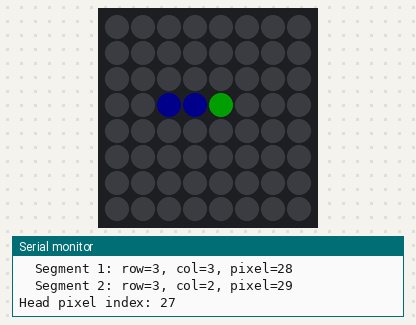
Simulated run of this sketch. Board: Arduino Uno, built with avr-gcc and run on an emulated ATmega328P. Shown: 8×8 RGB LED matrix (first LED top left, wired row by row), the last lines printed to the serial monitor. Dim RGB values are drawn brighter than linear.

Above: at 0.9 s.
At 5.7 s:
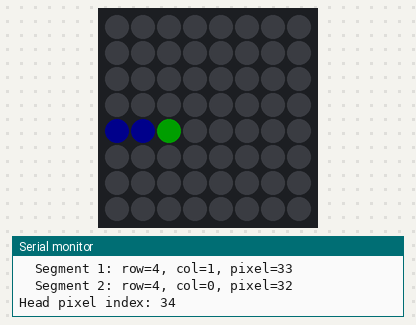
At 10.5 s:
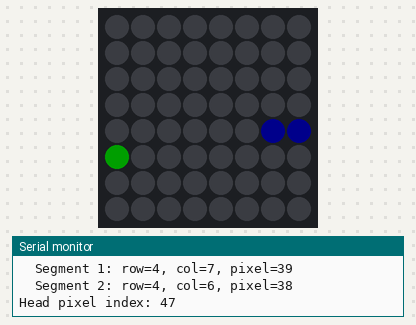
At 20.1 s:
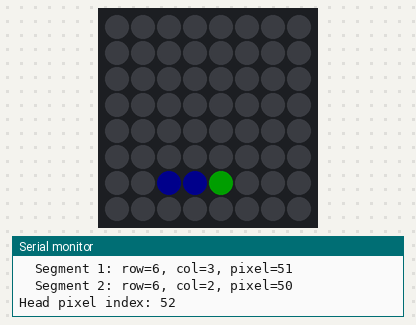
At 29.7 s:
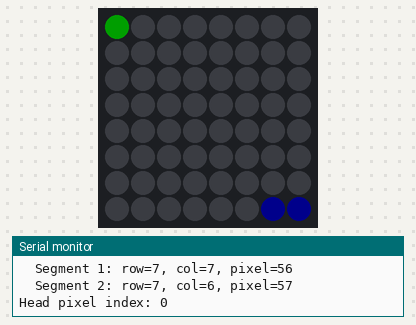
At 39.3 s:
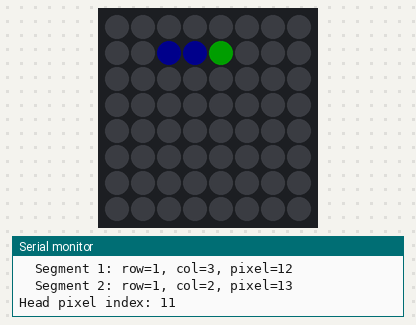

The sketch:

Snake_Debug.ino
```cpp
/*
 * Snake Diagnostic - Simple Auto-Moving Snake
 * This version moves automatically without input to help diagnose issues
 */

#include <Adafruit_NeoPixel.h>

#define PIN 6
#define ROWS 8
#define COLS 8
#define NUMPIXELS (ROWS * COLS)

Adafruit_NeoPixel matrix = Adafruit_NeoPixel(NUMPIXELS, PIN, NEO_GRB + NEO_KHZ800);

struct Point {
  int row;
  int col;
};

Point snake[64];
int snakeLength = 3;
int direction = 1;  // 0=UP, 1=RIGHT, 2=DOWN, 3=LEFT
unsigned long lastMoveTime = 0;
int moveDelay = 800;  // Slow speed for debugging

void setup() {
  Serial.begin(115200);
  matrix.begin();
  matrix.setBrightness(30);
  matrix.show();

  // Initialize snake
  snake[0].row = 3;  // Head
  snake[0].col = 3;
  snake[1].row = 3;
  snake[1].col = 2;
  snake[2].row = 3;
  snake[2].col = 1;

  Serial.println("Snake Debug - Auto Movement Test");
  Serial.println("Snake should move right automatically");
  printSnakeState();
}

void loop() {
  if (millis() - lastMoveTime >= moveDelay) {
    lastMoveTime = millis();

    Serial.println("\n--- Moving ---");

    // Shift body
    for (int i = snakeLength - 1; i > 0; i--) {
      snake[i] = snake[i - 1];
    }

    // Move head right
    snake[0].col++;

    // Wrap around if needed (for testing)
    if (snake[0].col >= COLS) {
      snake[0].col = 0;
      snake[0].row++;
      if (snake[0].row >= ROWS) {
        snake[0].row = 0;
      }
    }

    printSnakeState();
    drawSnake();
  }
}

void printSnakeState() {
  Serial.print("Snake Length: ");
  Serial.println(snakeLength);
  for (int i = 0; i < snakeLength; i++) {
    Serial.print("  Segment ");
    Serial.print(i);
    Serial.print(": row=");
    Serial.print(snake[i].row);
    Serial.print(", col=");
    Serial.print(snake[i].col);
    Serial.print(", pixel=");
    Serial.println(getPixelIndex(snake[i].row, snake[i].col));
  }
}

void drawSnake() {
  // Clear all
  for (int i = 0; i < NUMPIXELS; i++) {
    matrix.setPixelColor(i, matrix.Color(0, 0, 0));
  }

  // Draw body (blue)
  for (int i = 1; i < snakeLength; i++) {
    int pixel = getPixelIndex(snake[i].row, snake[i].col);
    matrix.setPixelColor(pixel, matrix.Color(0, 0, 100));
  }

  // Draw head (green)
  int headPixel = getPixelIndex(snake[0].row, snake[0].col);
  matrix.setPixelColor(headPixel, matrix.Color(0, 255, 0));

  matrix.show();

  Serial.print("Head pixel index: ");
  Serial.println(headPixel);
}

int getPixelIndex(int row, int col) {
  if (row < 0 || row >= ROWS || col < 0 || col >= COLS) {
    return 0;
  }

  if (row % 2 == 0) {
    return row * COLS + col;
  } else {
    return row * COLS + (COLS - 1 - col);
  }
}
```

Measured:
- what the display in image 0 shows lasts 0.8 s, from 0.8 s to 1.6 s
